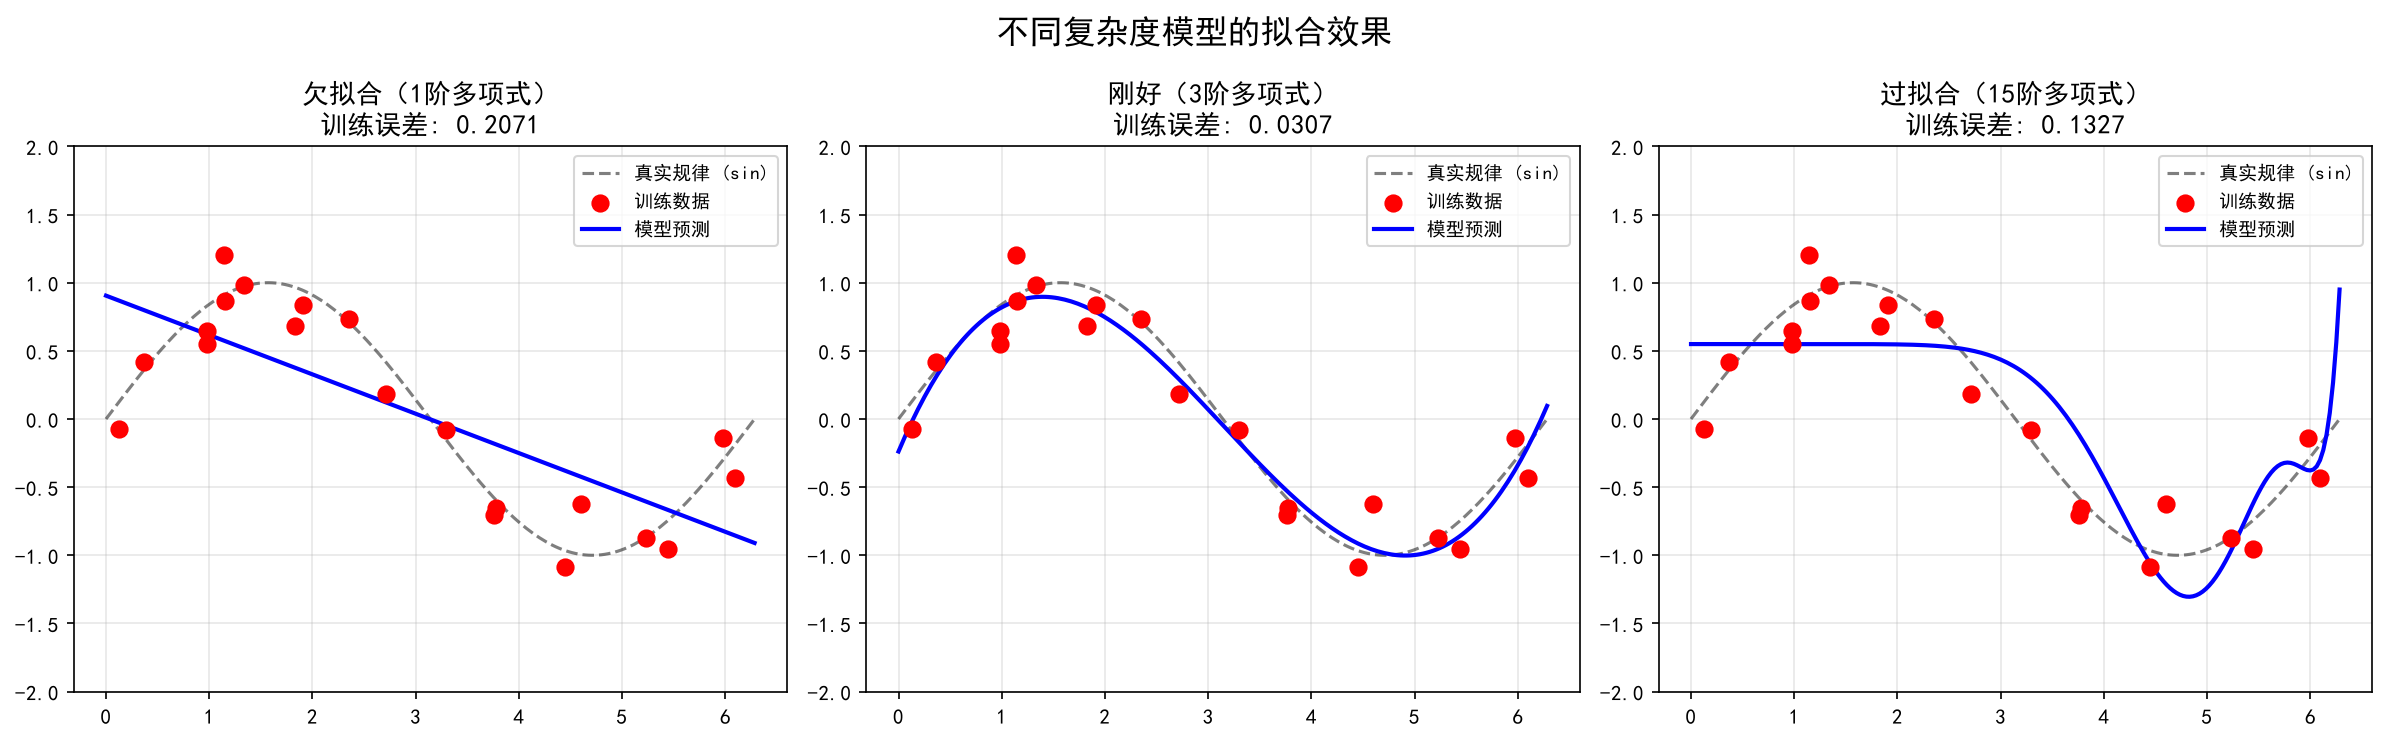

Python code for this plot:
"""
过拟合与欠拟合可视化演示
用多项式回归来直观感受不同复杂度的模型表现
"""

import numpy as np
import matplotlib.pyplot as plt
import matplotlib
from sklearn.preprocessing import PolynomialFeatures
from sklearn.linear_model import LinearRegression
from sklearn.metrics import mean_squared_error

# 设置中文字体（Mac 用户改成 "PingFang SC"）
matplotlib.rcParams["font.sans-serif"] = ["Microsoft YaHei"]
matplotlib.rcParams["axes.unicode_minus"] = False

print("=" * 60)
print("过拟合与欠拟合可视化演示")
print("=" * 60)

# ========== 生成模拟数据 ==========
# 真实规律：y = sin(x) + 少量噪声
np.random.seed(42)
X = np.sort(np.random.uniform(0, 2 * np.pi, 20))   # 20 个训练点
y = np.sin(X) + np.random.normal(0, 0.2, X.shape)  # sin 函数 + 噪声

# 用于画曲线的密集 X 值
X_plot = np.linspace(0, 2 * np.pi, 200).reshape(-1, 1)
y_true = np.sin(X_plot.ravel())    # 真实曲线

# ========== 用不同复杂度的模型来拟合 ==========
# 复杂度由多项式的阶数控制：1 阶（直线）、3 阶（简单曲线）、15 阶（复杂曲线）

fig, axes = plt.subplots(1, 3, figsize=(16, 5))

degrees = [1, 3, 15]
titles = ["欠拟合（1阶多项式）", "刚好（3阶多项式）", "过拟合（15阶多项式）"]

for ax, degree, title in zip(axes, degrees, titles):
    # 生成多项式特征
    poly = PolynomialFeatures(degree=degree)
    X_poly = poly.fit_transform(X.reshape(-1, 1))
    X_plot_poly = poly.transform(X_plot)

    # 训练模型
    model = LinearRegression()
    model.fit(X_poly, y)

    # 预测
    y_plot = model.predict(X_plot_poly)
    y_train_pred = model.predict(X_poly)

    # 计算训练误差
    train_mse = mean_squared_error(y, y_train_pred)

    # 画图
    ax.plot(X_plot, y_true, "k--", alpha=0.5, label="真实规律 (sin)")
    ax.scatter(X, y, c="red", s=60, zorder=5, label="训练数据")
    ax.plot(X_plot, y_plot, "b-", linewidth=2, label=f"模型预测")
    ax.set_title(f"{title}\n训练误差: {train_mse:.4f}", fontsize=13)
    ax.set_ylim(-2, 2)
    ax.legend(fontsize=9)
    ax.grid(True, alpha=0.3)

plt.suptitle("不同复杂度模型的拟合效果", fontsize=16, fontweight="bold")
plt.tight_layout()
plt.savefig("overfit_demo.png", dpi=150, bbox_inches="tight")
plt.close()
print("\n可视化图片已保存：overfit_demo.png")

# ========== 量化验证：训练误差 vs 测试误差 ==========
print("\n--- 量化验证：不同复杂度的训练/测试误差 ---")

# 生成更多数据用于测试
np.random.seed(99)
X_test = np.sort(np.random.uniform(0, 2 * np.pi, 100))
y_test = np.sin(X_test) + np.random.normal(0, 0.2, X_test.shape)

print(f"\n{'阶数':>4s} | {'训练误差':>10s} | {'测试误差':>10s} | {'状态':>10s}")
print("-" * 50)

for degree in [1, 2, 3, 5, 8, 15, 20]:
    poly = PolynomialFeatures(degree=degree)
    X_train_poly = poly.fit_transform(X.reshape(-1, 1))
    X_test_poly = poly.transform(X_test.reshape(-1, 1))

    model = LinearRegression()
    model.fit(X_train_poly, y)

    train_mse = mean_squared_error(y, model.predict(X_train_poly))
    test_mse = mean_squared_error(y_test, model.predict(X_test_poly))

    # 判断拟合状态
    if train_mse > 0.08:
        status = "欠拟合"
    elif test_mse > train_mse * 1.5:
        status = "过拟合"
    else:
        status = "刚好"

    print(f"{degree:>4d} | {train_mse:>10.4f} | {test_mse:>10.4f} | {status:>10s}")
